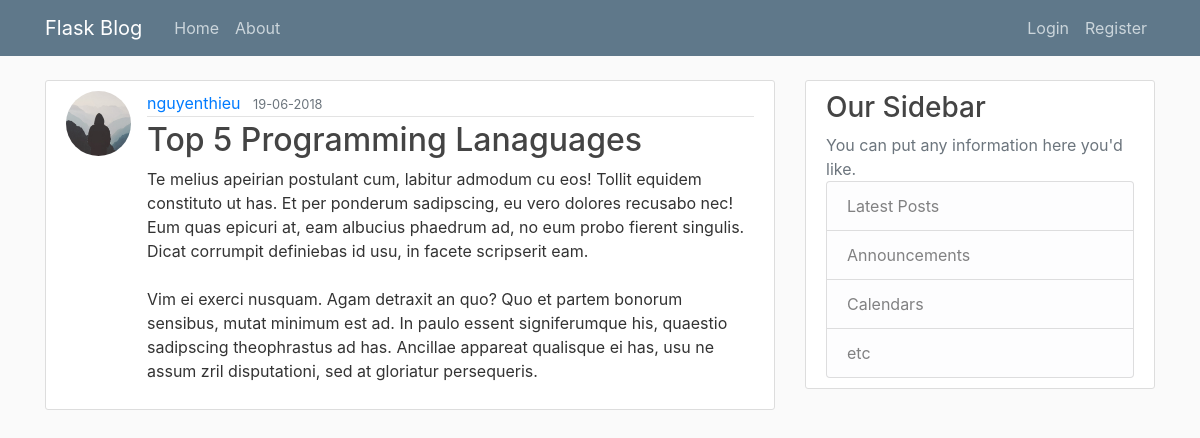
The page /post/5 on the database its author committed.
### flaskblog/models.py (models this page shows, shortened)
class User(db.Model, UserMixin):
    id = db.Column(db.Integer, primary_key=True)
    username = db.Column(db.String(24), unique=True, nullable=False)
    email = db.Column(db.String(120), unique=True, nullable=False)
    image_file = db.Column(db.String(20), nullable=False, default='default.jpg')
    password = db.Column(db.String(60), nullable=False)
    posts = db.relationship('Post', backref="author", lazy=True)

class Post(db.Model):
    id = db.Column(db.Integer, primary_key=True)
    title = db.Column(db.String(120), nullable=False)
    date_posted = db.Column(db.DateTime, nullable=False, default=datetime.utcnow())
    content = db.Column(db.Text, nullable=False)
    user_id = db.Column(db.Integer, db.ForeignKey("user.id"), nullable=False)

### flaskblog/posts/routes.py (the view)
@posts.route("/post/<int:post_id>")
def post(post_id):
    post = Post.query.get_or_404(post_id)
    return render_template("post.html", title=post.title, post=post)

### flaskblog/templates/post.html (shortened to what this page needs)
{% extends "layout.html" %}
{% block content %}
<article class="media content-section">
    <img src="{{ url_for('static', filename='images/profile/' + post.author.image_file) }}" alt=""
         class="rounded-circle article-img"/>
    <div class="media-body">
        <div class="article-metadata">
            <a class="mr-2" href="{{ url_for('users.user_posts', username=post.author.username) }}">{{ post.author.username }}</a>
            <small class="text-muted">{{ post.date_posted.strftime('%d-%m-%Y') }}</small>
        </div>
        <h2 class="article-title">{{ post.title }}</h2>
        <p class="article-content">{{ post.content }}</p>
    </div>
</article>
{% endblock content %}

### flaskblog/static/main.css (style rules this page uses)
body { background: #fafafa; color: #333333; margin-top: 5rem; }
h1, h2, h3, h4, h5, h6 { color: #444444; }
.content-section { background: #ffffff; padding: 10px 20px; border: 1px solid #dddddd; border-radius: 3px; margin-bottom: 20px; }
.article-title { color: #444444; }
.article-content { white-space: pre-line; }
.article-img { height: 65px; width: 65px; margin-right: 16px; }
.article-metadata { padding-bottom: 1px; margin-bottom: 4px; border-bottom: 1px solid #e3e3e3 }

### rows shown on the page
User: image_file (placeholder picture), author.username "nguyenthieu"
Post: date_posted "19-06-2018", title "Top 5 Programming Lanaguages", content "Te melius apeirian postulant cum, labitur admodum cu eos! Tollit equidem constituto ut has. Et per ponderum sadipscing, eu vero dolores recusabo nec! Eum quas epicuri at, eam albucius phaedrum ad, no eum probo fierent singulis. Dicat corrumpit definiebas id usu, in facete scripserit eam. Vim ei exerci nusquam. Agam detraxit an quo? Quo et partem bonorum sensibus, mutat minimum est ad. In paulo essent signiferumque his, quaestio sadipscing theophrastus ad has. Ancillae appareat qualisque ei has, usu ne assum zril disputationi, sed at gloriatur persequeris."
